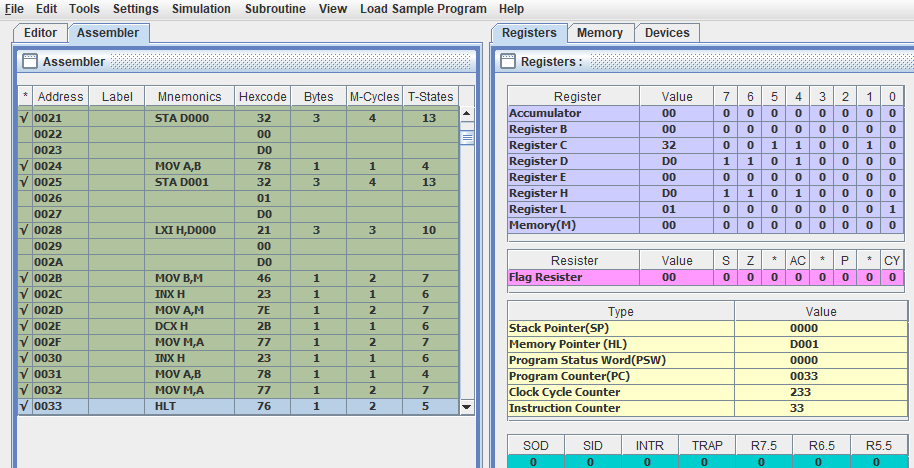
#> input picture lab11/Screenshot 2025-08-31 163932.png, 914 x 468 px, found by its file name
$ python CropImg.py
#> lines starting #> are read from the running program, lines starting #| are printed output that depends on the picture
import numpy as np
from PIL import Image
import matplotlib.pyplot as plt
img=Image.open(r'G:\sem-3\python_lab\lab11\Screenshot 2025-08-31 163932.png')
#> img is the input picture: PIL image 914x468 RGBA; mean R, G, B, A 195, 203.9, 200.6, 255
img_array=np.array(img)
print(img_array)
#> (printed output is left out)
y1,x1=100,100
y2,x2=250,200
cropped_img=img_array[y1:y2,x1:x2]
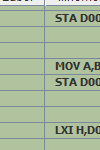
#> cropped_img: shape (150, 100, 4); mean R, G, B, A 168, 184.4, 155, 255
plt.figure(figsize=(10,5))
plt.subplot(1,2,1)
plt.imshow(img_array)
plt.title('Original Image')
plt.axis('off')
plt.subplot(1, 2, 2)
plt.imshow(cropped_img)
plt.title('Cropped Image')
plt.axis('off')
plt.tight_layout()
plt.show()
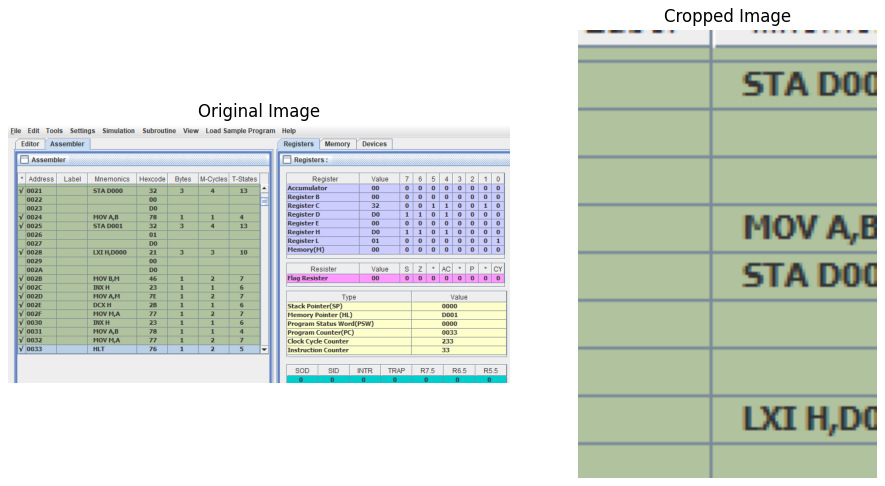
#> figure drawn by matplotlib, 2 panels
